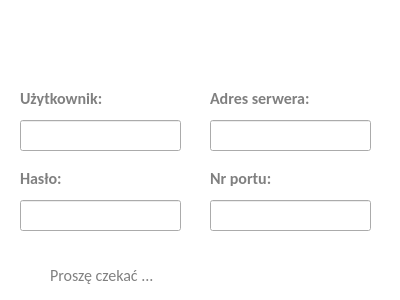
<?xml version="1.0" encoding="UTF-8"?>
<ui version="4.0">
 <class>DBConfigDialog</class>
 <widget class="QDialog" name="DBConfigDialog">
  <property name="geometry">
   <rect>
    <x>0</x>
    <y>0</y>
    <width>400</width>
    <height>300</height>
   </rect>
  </property>
  <property name="minimumSize">
   <size>
    <width>400</width>
    <height>300</height>
   </size>
  </property>
  <property name="maximumSize">
   <size>
    <width>400</width>
    <height>300</height>
   </size>
  </property>
  <property name="windowTitle">
   <string>Konfiguracja bazy danych</string>
  </property>
  <property name="styleSheet">
   <string notr="true">QDialog {background-color: rgb(255, 255, 255);}
QLabel {color: gray;
background-color:transparent}

#ServiceBlock QScrollBar:vertical {
  border: none;
  background: &quot;transparent&quot;;
  width: 8px;
  margin: 20px 0px 20px 0px;
}

#ServiceBlock QScrollBar::handle:vertical {
  background: rgb(107,124,140);
  min-height: 20px; 
  border-radius: 2px;
}

#ServiceBlock QScrollBar::add-line:vertical {
   border: none;
   background: none;
}

#ServiceBlock QScrollBar::sub-line:vertical {
   border: none;
   background: none;
}


QMessageBox QPushButton:hover {
border-radius: 5px;
background: rgb(255,140,0);
}

QMessageBox QPushButton{
color: white;
border-radius: 5px;
background: qlineargradient(x1:0, y1:0, x2:0, y2:1,
   stop: 0 rgba(255,140,0), stop: 0.7 rgb(255,105,0));
min-height: 30px;
min-width: 70px;
}

QMessageBox QPushButton:pressed {
color: white;
border-radius: 5px;
background: rgb(255,105,0);
}

QRadioButton {color: gray;
background-color:transparent}
</string>
  </property>
  <widget class="QPushButton" name="cancelButton">
   <property name="geometry">
    <rect>
     <x>180</x>
     <y>260</y>
     <width>105</width>
     <height>35</height>
    </rect>
   </property>
   <property name="font">
    <font>
     <family>Calibri</family>
     <pointsize>12</pointsize>
    </font>
   </property>
   <property name="styleSheet">
    <string notr="true">QPushButton:hover {
border-radius: 5px;
background: rgb(255,102,102);
}

QPushButton{
color: white;
border-radius: 5px;
background: qlineargradient(x1:0, y1:0, x2:0, y2:1,
   stop: 0 rgba(255,102,102), stop: 0.7 rgb(255,50,50));
}

QPushButton:pressed {
color: white;
border-radius: 5px;
background: rgb(255,50,50);
}
</string>
   </property>
   <property name="text">
    <string>Zamknij</string>
   </property>
  </widget>
  <widget class="QPushButton" name="runButton">
   <property name="geometry">
    <rect>
     <x>290</x>
     <y>260</y>
     <width>105</width>
     <height>35</height>
    </rect>
   </property>
   <property name="font">
    <font>
     <family>Calibri</family>
     <pointsize>12</pointsize>
    </font>
   </property>
   <property name="styleSheet">
    <string notr="true">QPushButton:hover {
border-radius: 5px;
background: rgb(0,190,0);
}

QPushButton{
color: white;
border-radius: 5px;
background: qlineargradient(x1:0, y1:0, x2:0, y2:1,
   stop: 0 rgba(0,190,0), stop: 0.7 rgb(0,150,0));
}

QPushButton:pressed {
color: white;
border-radius: 5px;
background: rgb(0,150,0);
}
</string>
   </property>
   <property name="text">
    <string>Uruchom</string>
   </property>
  </widget>
  <widget class="QLabel" name="lblUser">
   <property name="geometry">
    <rect>
     <x>20</x>
     <y>90</y>
     <width>111</width>
     <height>16</height>
    </rect>
   </property>
   <property name="font">
    <font>
     <family>Calibri</family>
     <pointsize>12</pointsize>
     <weight>75</weight>
     <bold>true</bold>
    </font>
   </property>
   <property name="text">
    <string>Użytkownik:</string>
   </property>
  </widget>
  <widget class="QLineEdit" name="leUser">
   <property name="geometry">
    <rect>
     <x>20</x>
     <y>120</y>
     <width>161</width>
     <height>31</height>
    </rect>
   </property>
   <property name="font">
    <font>
     <family>Calibri</family>
     <pointsize>12</pointsize>
    </font>
   </property>
  </widget>
  <widget class="QLineEdit" name="lePassword">
   <property name="geometry">
    <rect>
     <x>20</x>
     <y>200</y>
     <width>161</width>
     <height>31</height>
    </rect>
   </property>
   <property name="font">
    <font>
     <family>Calibri</family>
     <pointsize>12</pointsize>
    </font>
   </property>
  </widget>
  <widget class="QLabel" name="lblPort">
   <property name="geometry">
    <rect>
     <x>210</x>
     <y>170</y>
     <width>121</width>
     <height>16</height>
    </rect>
   </property>
   <property name="font">
    <font>
     <family>Calibri</family>
     <pointsize>12</pointsize>
     <weight>75</weight>
     <bold>true</bold>
    </font>
   </property>
   <property name="text">
    <string>Nr portu:</string>
   </property>
  </widget>
  <widget class="QLabel" name="lblAddress">
   <property name="geometry">
    <rect>
     <x>210</x>
     <y>90</y>
     <width>111</width>
     <height>16</height>
    </rect>
   </property>
   <property name="font">
    <font>
     <family>Calibri</family>
     <pointsize>12</pointsize>
     <weight>75</weight>
     <bold>true</bold>
    </font>
   </property>
   <property name="text">
    <string>Adres serwera:</string>
   </property>
  </widget>
  <widget class="QLineEdit" name="leAddress">
   <property name="geometry">
    <rect>
     <x>210</x>
     <y>120</y>
     <width>161</width>
     <height>31</height>
    </rect>
   </property>
   <property name="font">
    <font>
     <family>Calibri</family>
     <pointsize>12</pointsize>
    </font>
   </property>
  </widget>
  <widget class="QLineEdit" name="lePort">
   <property name="geometry">
    <rect>
     <x>210</x>
     <y>200</y>
     <width>161</width>
     <height>31</height>
    </rect>
   </property>
   <property name="font">
    <font>
     <family>Calibri</family>
     <pointsize>12</pointsize>
    </font>
   </property>
  </widget>
  <widget class="QLabel" name="lblPassword">
   <property name="geometry">
    <rect>
     <x>20</x>
     <y>170</y>
     <width>111</width>
     <height>16</height>
    </rect>
   </property>
   <property name="font">
    <font>
     <family>Calibri</family>
     <pointsize>12</pointsize>
     <weight>75</weight>
     <bold>true</bold>
    </font>
   </property>
   <property name="text">
    <string>Hasło:</string>
   </property>
  </widget>
  <widget class="QFrame" name="topFrame">
   <property name="geometry">
    <rect>
     <x>0</x>
     <y>0</y>
     <width>400</width>
     <height>71</height>
    </rect>
   </property>
   <property name="styleSheet">
    <string notr="true">#topFrame {
border: none;
background: qlineargradient(x1:0, y1:0, x2:0, y2:1,
   stop: 0 rgba(255,140,0), stop: 0.7 rgb(255,105,0));
border-bottom-right-radius: 10px;
border-bottom-left-radius:10px;
}

</string>
   </property>
   <property name="frameShape">
    <enum>QFrame::StyledPanel</enum>
   </property>
   <property name="frameShadow">
    <enum>QFrame::Raised</enum>
   </property>
   <widget class="QLabel" name="label">
    <property name="geometry">
     <rect>
      <x>10</x>
      <y>10</y>
      <width>371</width>
      <height>41</height>
     </rect>
    </property>
    <property name="font">
     <font>
      <family>Calibri</family>
      <pointsize>22</pointsize>
      <weight>50</weight>
      <italic>false</italic>
      <bold>false</bold>
     </font>
    </property>
    <property name="styleSheet">
     <string notr="true">background-color: transparent;
color: white</string>
    </property>
    <property name="text">
     <string>Kreator bazy danych</string>
    </property>
   </widget>
   <widget class="QLabel" name="lblHoliday">
    <property name="geometry">
     <rect>
      <x>730</x>
      <y>10</y>
      <width>101</width>
      <height>81</height>
     </rect>
    </property>
    <property name="styleSheet">
     <string notr="true">background-color: &quot;transparent&quot;;</string>
    </property>
    <property name="text">
     <string/>
    </property>
    <property name="scaledContents">
     <bool>true</bool>
    </property>
   </widget>
   <widget class="QPushButton" name="pushButton">
    <property name="geometry">
     <rect>
      <x>600</x>
      <y>40</y>
      <width>75</width>
      <height>23</height>
     </rect>
    </property>
    <property name="text">
     <string>PushButton</string>
    </property>
   </widget>
  </widget>
  <widget class="QLabel" name="lblWait">
   <property name="geometry">
    <rect>
     <x>50</x>
     <y>260</y>
     <width>111</width>
     <height>31</height>
    </rect>
   </property>
   <property name="font">
    <font>
     <family>Calibri</family>
     <pointsize>12</pointsize>
    </font>
   </property>
   <property name="text">
    <string>Proszę czekać ...</string>
   </property>
  </widget>
  <widget class="QLabel" name="lblLoad">
   <property name="geometry">
    <rect>
     <x>10</x>
     <y>260</y>
     <width>47</width>
     <height>31</height>
    </rect>
   </property>
   <property name="text">
    <string/>
   </property>
   <property name="pixmap">
    <pixmap resource="resources.qrc">:/images/images/sand-clock.png</pixmap>
   </property>
   <property name="scaledContents">
    <bool>true</bool>
   </property>
  </widget>
 </widget>
 <resources>
  <include location="resources.qrc"/>
 </resources>
 <connections/>
</ui>
